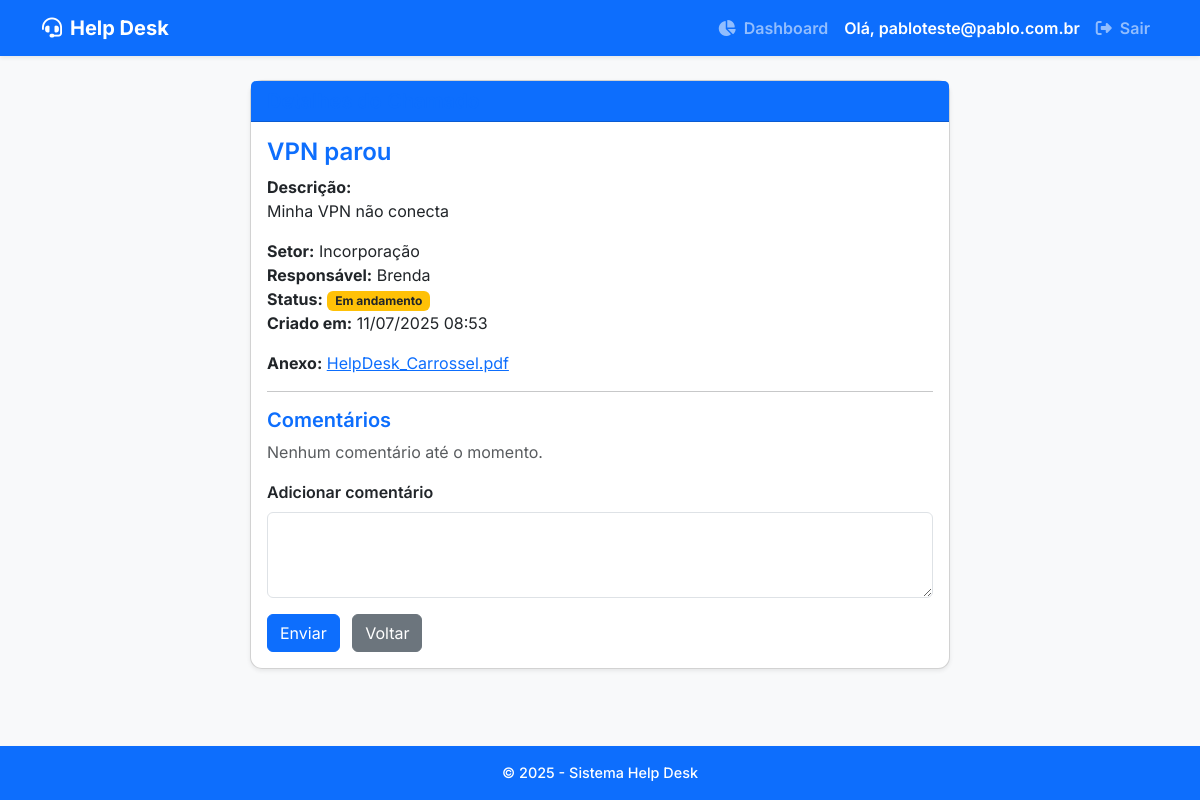
Page /ticket/4 (signed in) on the committed database.
### models.py (models this page shows, shortened)
class User(db.Model, UserMixin):
    id = db.Column(db.Integer, primary_key=True)
    email = db.Column(db.String(150), unique=True, nullable=False)
    password_hash = db.Column(db.String(128), nullable=False)
    is_admin = db.Column(db.Boolean, default=False)

class Ticket(db.Model):
    id = db.Column(db.Integer, primary_key=True)
    titulo = db.Column(db.String(100), nullable=False)
    descricao = db.Column(db.Text, nullable=False)
    setor = db.Column(db.String(50), nullable=False)
    responsavel = db.Column(db.String(50), nullable=False)
    status = db.Column(db.String(20), nullable=False)
    data_criacao = db.Column(db.DateTime, nullable=False, default=datetime.utcnow)
    arquivo_nome = db.Column(db.String(255), nullable=True)
    comentarios = db.relationship('Comment', back_populates='ticket', cascade='all, delete-orphan', lazy='dynamic')

### app.py (the view, shortened to what this page needs)
@app.route('/ticket/<int:id>', methods=['GET', 'POST'])
@login_required
def ticket_detail(id):
    ticket = Ticket.query.get_or_404(id)
    comentarios = ticket.comentarios.order_by(Comment.data_criacao.asc()).all()
    return render_template('ticket_detail.html', ticket=ticket, comentarios=comentarios)

### app.py (called while the page is built)
@login_manager.user_loader
def load_user(user_id):
    return User.query.get(int(user_id))

@app.context_processor
def inject_current_year():
    return {'current_year': datetime.now().year}

### templates/ticket_detail.html
{% extends "layout.html" %}
{% block content %}
<div class="card shadow-sm mx-auto" style="max-width: 700px;">
  <div class="card-header bg-primary text-white">
    <h5 class="mb-0">Detalhes do Chamado</h5>
  </div>
  <div class="card-body">
    <h4>{{ ticket.titulo }}</h4>
    <p><strong>Descrição:</strong><br>{{ ticket.descricao }}</p>
    <p>
      <strong>Setor:</strong> {{ ticket.setor }}<br>
      <strong>Responsável:</strong> {{ ticket.responsavel }}<br>
      <strong>Status:</strong>
      {% if ticket.status == 'Aberto' %}
        <span class="badge bg-danger">{{ ticket.status }}</span>
      {% elif ticket.status == 'Em andamento' %}
        <span class="badge bg-warning text-dark">{{ ticket.status }}</span>
      {% else %}
        <span class="badge bg-success">{{ ticket.status }}</span>
      {% endif %}
      <br>
      <strong>Criado em:</strong> {{ ticket.data_criacao.strftime('%d/%m/%Y %H:%M') }}
    </p>
    {% if ticket.arquivo_nome %}
    <p>
      <strong>Anexo:</strong>
      <a href="{{ url_for('uploaded_file', filename=ticket.arquivo_nome) }}" target="_blank" rel="noopener noreferrer" class="link-primary">
        {{ ticket.arquivo_nome }}
      </a>
    </p>
    {% endif %}
    <hr>
    <h5>Comentários</h5>
    {% if comentarios %}
      <ul class="list-group mb-3">
        {% for comentario in comentarios %}
        <li class="list-group-item">
          <small class="text-muted">{{ comentario.user.email }} em {{ comentario.data_criacao.strftime('%d/%m/%Y %H:%M') }}</small>
          <p class="mb-0">{{ comentario.mensagem }}</p>
        </li>
        {% endfor %}
      </ul>
    {% else %}
      <p class="text-muted">Nenhum comentário até o momento.</p>
    {% endif %}
    <form method="POST" class="mb-0">
      <div class="mb-3">
        <label for="mensagem" class="form-label">Adicionar comentário</label>
        <textarea class="form-control" id="mensagem" name="mensagem" rows="3" required></textarea>
      </div>
      <button type="submit" class="btn btn-primary">Enviar</button>
      <a href="{{ url_for('index') }}" class="btn btn-secondary ms-2">Voltar</a>
    </form>
  </div>
</div>
{% endblock %}

### templates/layout.html (shortened to what this page needs)
<!doctype html>
<html lang="pt-br">
<head>
  <link href="https://cdn.jsdelivr.net/npm/bootstrap@5.3.0/dist/css/bootstrap.min.css" rel="stylesheet" />
  <link
    rel="stylesheet"
    href="https://cdnjs.cloudflare.com/ajax/libs/font-awesome/6.4.0/css/all.min.css"
  />
  <link rel="stylesheet" href="{{ url_for('static', filename='style.css') }}">
</head>
<body class="bg-light d-flex flex-column min-vh-100">
  <nav class="navbar navbar-expand-lg navbar-dark bg-primary shadow-sm">
    <div class="container">
      <a class="navbar-brand fw-bold" href="{{ url_for('index') }}">
        <i class="fa-solid fa-headset me-2"></i>Help Desk
      </a>
      <div class="collapse navbar-collapse justify-content-end" id="navbarNav">
        <ul class="navbar-nav align-items-center">
          {% if current_user.is_authenticated %}
            <li class="nav-item">
              <a class="nav-link fw-semibold" href="{{ url_for('dashboard') }}">
                <i class="fa-solid fa-chart-pie me-1"></i> Dashboard
              </a>
            </li>
            <li class="nav-item">
              <span class="nav-link text-white fw-semibold">Olá, {{ current_user.email }}</span>
            </li>
            <li class="nav-item">
              <a class="nav-link fw-semibold" href="{{ url_for('logout') }}">
                <i class="fa-solid fa-right-from-bracket me-1"></i> Sair
              </a>
            </li>
          {% endif %}
        </ul>
      </div>
    </div>
  </nav>
  <main class="container mt-4 mb-5 flex-fill">
    {% block content %}{% endblock %}
  </main>
  <footer class="bg-primary text-white text-center py-3 mt-auto shadow-sm">
    &copy; {{ current_year }} - Sistema Help Desk
  </footer>
</body>
</html>

### static/style.css (style rules this page uses)
body { background-color: #f8f9fa; font-family: 'Segoe UI', Tahoma, Geneva, Verdana, sans-serif; }
h2, h4, h5 { font-weight: 600; color: #0d6efd; }
.card { border-radius: 12px; box-shadow: 0 4px 15px rgb(0 0 0 / 0.1); }
.btn-primary { background-color: #0d6efd; border-color: #0d6efd; }
.btn-secondary { background-color: #6c757d; border-color: #6c757d; }
footer { font-size: 0.9rem; font-weight: 500; }
.form-label { font-weight: 600; color: #212529; }

### templates/layout.html (style rules this page uses)
body { font-family: 'Inter', sans-serif; }

### rows in the picture
User: email "pabloteste@pablo.com.br"
Ticket: titulo "VPN parou", descricao "Minha VPN não conecta", setor "Incorporação", responsavel "Brenda", status "Em andamento", data_criacao "11/07/2025 08:53", arquivo_nome "HelpDesk_Carrossel.pdf"
